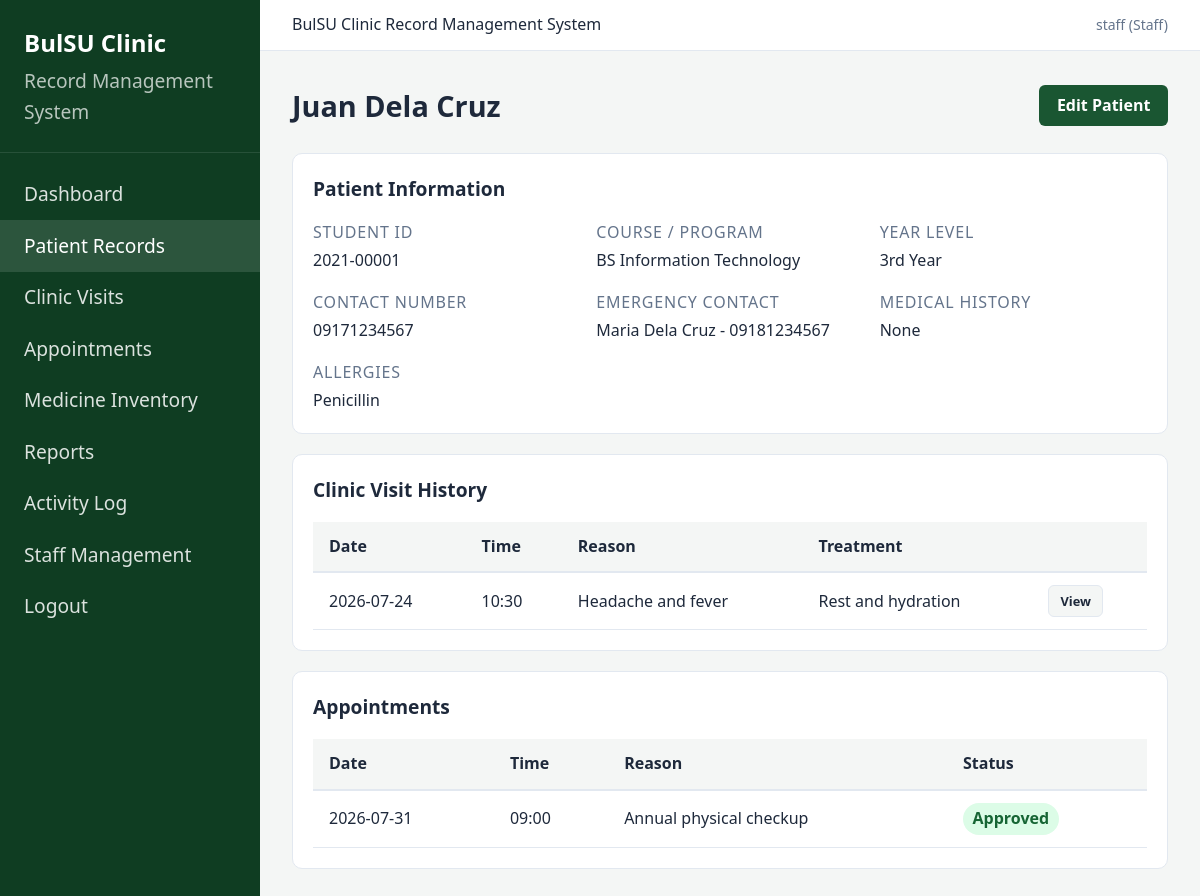
Page /patients/1 (signed in) on the committed database.
### tables this page shows
CREATE TABLE patients (
            id INTEGER PRIMARY KEY AUTOINCREMENT,
            user_id INTEGER UNIQUE,
            student_id TEXT UNIQUE NOT NULL,
            first_name TEXT NOT NULL,
            last_name TEXT NOT NULL,
            course TEXT,
            year_level TEXT,
            contact_number TEXT,
            emergency_contact TEXT,
            medical_history TEXT,
            allergies TEXT,
            created_at TEXT DEFAULT CURRENT_TIMESTAMP,
            updated_at TEXT DEFAULT CURRENT_TIMESTAMP,
            FOREIGN KEY (user_id) REFERENCES users(id) ON DELETE SET NULL
        );

CREATE TABLE clinic_visits (
            id INTEGER PRIMARY KEY AUTOINCREMENT,
            patient_id INTEGER NOT NULL,
            staff_id INTEGER,
            visit_date TEXT NOT NULL,
            visit_time TEXT NOT NULL,
            reason TEXT NOT NULL,
            vital_signs TEXT,
            assessment TEXT,
            treatment TEXT,
            notes TEXT,
            created_at TEXT DEFAULT CURRENT_TIMESTAMP, symptoms TEXT,
            FOREIGN KEY (patient_id) REFERENCES patients(id) ON DELETE CASCADE,
            FOREIGN KEY (staff_id) REFERENCES users(id) ON DELETE SET NULL
        );

CREATE TABLE appointments (
            id INTEGER PRIMARY KEY AUTOINCREMENT,
            patient_id INTEGER NOT NULL,
            appointment_date TEXT NOT NULL,
            appointment_time TEXT NOT NULL,
            reason TEXT NOT NULL,
            status TEXT DEFAULT 'pending' CHECK(status IN (
                'pending', 'approved', 'rejected', 'completed', 'cancelled'
            )),
            staff_notes TEXT,
            created_at TEXT DEFAULT CURRENT_TIMESTAMP,
            updated_at TEXT DEFAULT CURRENT_TIMESTAMP,
            FOREIGN KEY (patient_id) REFERENCES patients(id) ON DELETE CASCADE
        );

### controllers/patient_controller.py (the view)
@patient_bp.route("/<int:patient_id>")
@staff_required
def view_patient(patient_id):
    patient = PatientModel.get_by_id(patient_id)
    if not patient:
        flash("Patient not found.", "danger")
        return redirect(url_for("patients.list_patients"))
    visits = ClinicVisitModel.get_by_patient(patient_id)
    appointments = AppointmentModel.get_by_patient(patient_id)
    return render_template(
        "shared/patient_detail.html",
        patient=patient,
        visits=visits,
        appointments=appointments,
        readonly=False,
    )

### models/appointment.py (called while the page is built)
    @staticmethod
    def get_by_patient(patient_id):
        conn = get_db()
        rows = conn.execute(
            """
            SELECT * FROM appointments
            WHERE patient_id = ?
            ORDER BY appointment_date DESC, appointment_time DESC
            """,
            (patient_id,),
        ).fetchall()
        conn.close()
        return [dict(row) for row in rows]

### models/clinic_visit.py (called while the page is built)
    @staticmethod
    def get_by_patient(patient_id):
        conn = get_db()
        rows = conn.execute(
            """
            SELECT v.*, u.username as staff_username
            FROM clinic_visits v
            LEFT JOIN users u ON v.staff_id = u.id
            WHERE v.patient_id = ?
            ORDER BY v.visit_date DESC, v.visit_time DESC
            """,
            (patient_id,),
        ).fetchall()
        conn.close()
        return [dict(row) for row in rows]

### models/database.py (called while the page is built)
def get_db():
    conn = sqlite3.connect(Config.DATABASE)
    conn.row_factory = sqlite3.Row
    conn.execute("PRAGMA foreign_keys = ON")
    return conn

### models/patient.py (called while the page is built)
    @staticmethod
    def get_by_id(patient_id):
        conn = get_db()
        row = conn.execute(
            """
            SELECT p.*, u.username
            FROM patients p
            LEFT JOIN users u ON p.user_id = u.id
            WHERE p.id = ?
            """,
            (patient_id,),
        ).fetchone()
        conn.close()
        return dict(row) if row else None

### views/templates/shared/patient_detail.html (shortened to what this page needs)
{% extends "base.html" %}
{% block content %}
<div class="page-header">
    <h1>{{ patient.first_name }} {{ patient.last_name }}</h1>
    {% if not readonly %}
    <a href="{{ url_for('patients.edit_patient', patient_id=patient.id) }}" class="btn btn-primary">Edit Patient</a>
    {% endif %}
</div>
<div class="card">
    <div class="card-title">Patient Information</div>
    <div class="detail-grid">
        <div class="detail-item"><label>Student ID</label><p>{{ patient.student_id }}</p></div>
        <div class="detail-item"><label>Course / Program</label><p>{{ patient.course or '—' }}</p></div>
        <div class="detail-item"><label>Year Level</label><p>{{ patient.year_level or '—' }}</p></div>
        <div class="detail-item"><label>Contact Number</label><p>{{ patient.contact_number or '—' }}</p></div>
        <div class="detail-item"><label>Emergency Contact</label><p>{{ patient.emergency_contact or '—' }}</p></div>
        {% if not readonly %}
        <div class="detail-item"><label>Medical History</label><p>{{ patient.medical_history or '—' }}</p></div>
        <div class="detail-item"><label>Allergies</label><p>{{ patient.allergies or '—' }}</p></div>
        {% endif %}
    </div>
</div>
<div class="card">
    <div class="card-title">Clinic Visit History</div>
    {% if visits %}
    <div class="table-wrap">
        <table>
            <thead>
                <tr><th>Date</th><th>Time</th><th>Reason</th><th>Treatment</th><th></th></tr>
            </thead>
            <tbody>
                {% for v in visits %}
                <tr>
                    <td>{{ v.visit_date }}</td>
                    <td>{{ v.visit_time }}</td>
                    <td>{{ v.reason }}</td>
                    <td>{{ v.treatment or '—' }}</td>
                    <td><a href="{{ url_for('visits.view_visit', visit_id=v.id) }}" class="btn btn-secondary btn-sm">View</a></td>
                </tr>
                {% endfor %}
            </tbody>
        </table>
    </div>
    {% else %}
    <p class="empty-state">No clinic visits recorded.</p>
    {% endif %}
</div>
<div class="card">
    <div class="card-title">Appointments</div>
    {% if appointments %}
    <div class="table-wrap">
        <table>
            <thead>
                <tr><th>Date</th><th>Time</th><th>Reason</th><th>Status</th></tr>
            </thead>
            <tbody>
                {% for a in appointments %}
                <tr>
                    <td>{{ a.appointment_date }}</td>
                    <td>{{ a.appointment_time }}</td>
                    <td>{{ a.reason }}</td>
                    <td><span class="badge badge-{{ a.status }}">{{ a.status|capitalize }}</span></td>
                </tr>
                {% endfor %}
            </tbody>
        </table>
    </div>
    {% else %}
    <p class="empty-state">No appointments.</p>
    {% endif %}
</div>
{% endblock %}

### views/static/css/style.css (style rules this page uses)
:root { --primary: #1a5632; --primary-dark: #0f3d22; --primary-light: #2d7a4a; --accent: #c8a415; --bg: #f4f6f5; --card: #ffffff; --text: #1e293b; --muted: #64748b; --border: #e2e8f0; --danger: #dc2626; --warning: #d97706; --success: #16a34a; --info: #2563eb; }
* { box-sizing: border-box; margin: 0; padding: 0; }
body { font-family: 'Segoe UI', Tahoma, Geneva, Verdana, sans-serif; background: var(--bg); color: var(--text); line-height: 1.6; }
a { color: var(--primary); text-decoration: none; }
.page-header { margin-bottom: 1.5rem; display: flex; justify-content: space-between; align-items: center; flex-wrap: wrap; gap: 1rem; }
.page-header h1 { font-size: 1.8rem; font-weight: 700; }
.card { background: var(--card); border: 1px solid var(--border); border-radius: 10px; padding: 1.25rem; margin-bottom: 1.25rem; }
.card-title { font-size: 1.2rem; font-weight: 600; margin-bottom: 1rem; color: var(--text); }
.table-wrap { overflow-x: auto; }
table { width: 100%; border-collapse: collapse; font-size: 1rem; }
thead th { background: var(--bg); padding: 0.75rem 1rem; text-align: left; font-weight: 600; border-bottom: 2px solid var(--border); white-space: nowrap; }
tbody td { padding: 0.75rem 1rem; border-bottom: 1px solid var(--border); vertical-align: middle; }
.btn { display: inline-block; padding: 0.5rem 1.1rem; border: none; border-radius: 6px; font-size: 1rem; font-weight: 600; cursor: pointer; text-decoration: none; transition: background 0.2s; }
.btn-primary { background: var(--primary); color: #fff; }
.btn-secondary { background: var(--bg); color: var(--text); border: 1px solid var(--border); }
.btn-sm { padding: 0.3rem 0.7rem; font-size: 0.8rem; }
.badge { display: inline-block; padding: 0.2rem 0.6rem; border-radius: 20px; font-size: 1rem; font-weight: 600; }
.badge-approved { background: #dcfce7; color: #166534; }
.detail-grid { display: grid; grid-template-columns: repeat(auto-fit, minmax(200px, 1fr)); gap: 1rem; }
.detail-item label { font-size: 1rem; color: var(--muted); text-transform: uppercase; letter-spacing: 0.05em; }
.detail-item p { font-weight: 500; margin-top: 0.15rem; }

### rows in the picture
patients: first_name "Juan", last_name "Dela Cruz", student_id "2021-00001", course "BS Information Technology", year_level "3rd Year", contact_number "09171234567", emergency_contact "Maria Dela Cruz - 09181234567", medical_history "None", allergies "Penicillin"
clinic_visits: visit_date "2026-07-24", visit_time "10:30", reason "Headache and fever", treatment "Rest and hydration"
appointments: appointment_date "2026-07-31", appointment_time "09:00", reason "Annual physical checkup", status "Approved"

### other values in the picture
{{ session.get('username') }} "staff"
